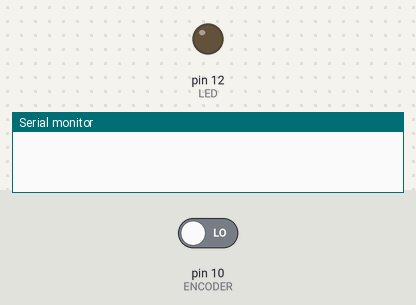
The sketch below on a simulated Arduino Uno, built with avr-gcc and run on an emulated ATmega328P. Shown: output pins drawn as LEDs (lit = HIGH), the last lines printed to the serial monitor. The test bench sets the inputs (shaded band); at power-on: pin 10 (ENCODER) LOW.

Above: at 1.2 s.
1.3 s: pin 10 (ENCODER) driven HIGH
At 2.2 s:
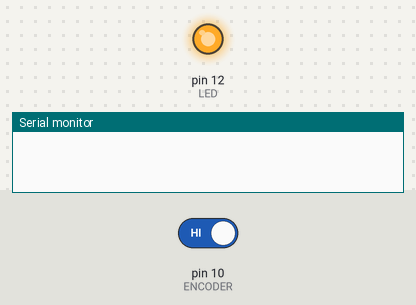
2.8 s: pin 10 (ENCODER) driven LOW
At 3.3 s:
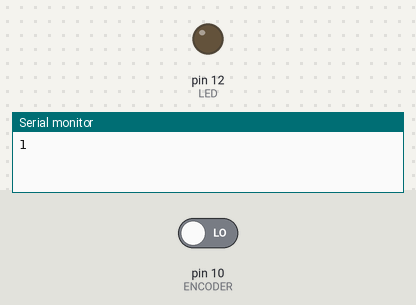
Timing chart, 0 to 5.8 s (numbered marks = the images above; inputs shaded):
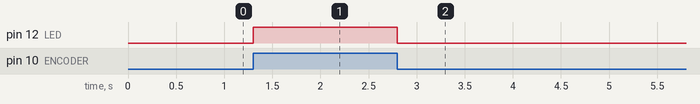

Measured:
- after the input at 1.3 s, pin 12 (LED): LOW → HIGH at once
- after the input at 2.8 s, pin 12 (LED): HIGH → LOW at once

The sketch:

module2_pt_4.ino
```cpp
#define ENCODER 10
#define LED 12

int state = 0;
int i = 0;

void setup() {
  // put your setup code here, to run once:
  pinMode(ENCODER, INPUT);
  pinMode(LED, OUTPUT);
  Serial.begin(9600);

}

void loop() {
  // put your main code here, to run repeatedly:


  //Serial.print(digitalRead(ENCODER));
  if (digitalRead(ENCODER) == HIGH) {
    digitalWrite(LED, HIGH);
    state = 1;
  }
  else {
    digitalWrite(LED, LOW);
    if (state == 1) {
      i++;
      Serial.print(i);
      Serial.print("\n");
      state = 0;
    }
  }
  if (i >= 16) {
    for (i=0; i<4; i++){
      digitalWrite(LED, HIGH);
      delay(500);
      digitalWrite(LED, LOW);
      delay(500);
    }
    i = 0;

  }


  /*int i = 0;
  while(i < 16){
    if (digitalRead(ENCODER) == HIGH) {
      while(1){
        if(digitalRead(ENCODER) == LOW){
          i++;
          Serial.print(i);
          Serial.print("\n");
          break;
        }
      }
    }
  }
  digitalWrite(LED, HIGH);
  delay(1000);
  digitalWrite(LED, LOW);
  delay(1000);
  digitalWrite(LED, HIGH);
  delay(1000);
  digitalWrite(LED, LOW);*/
}
```
